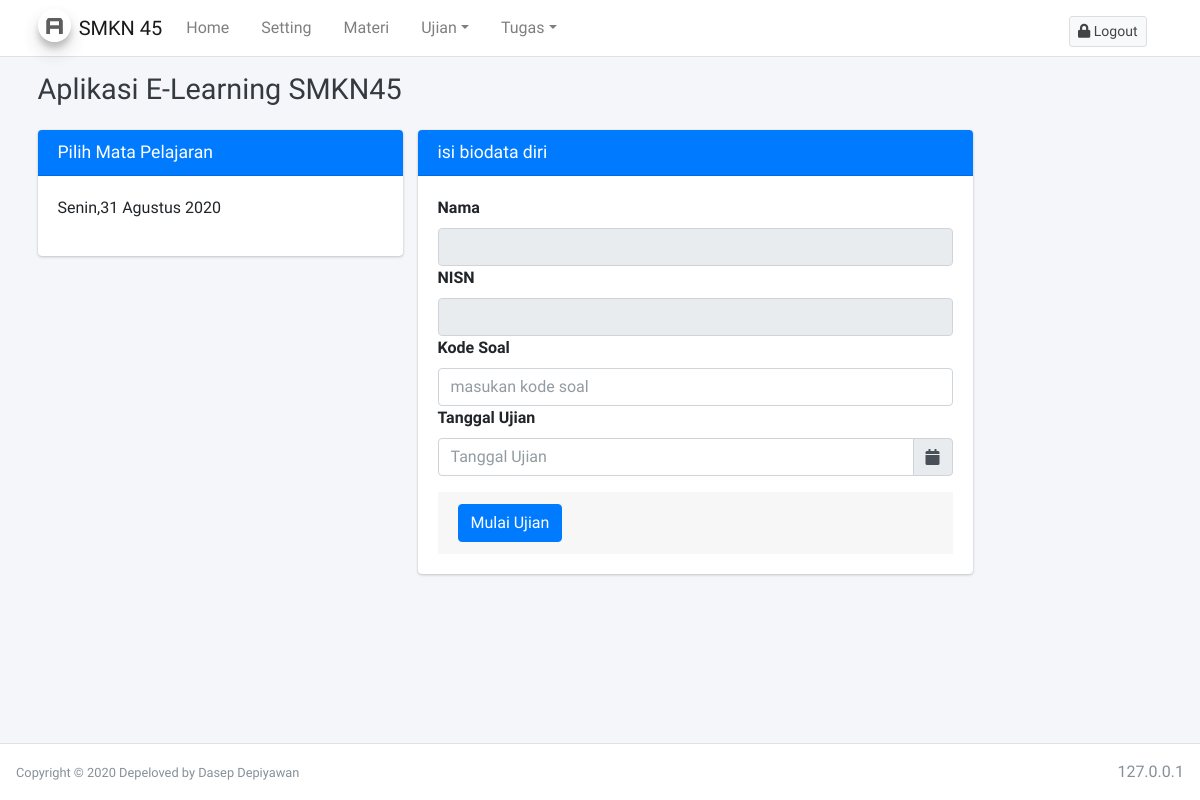
The page /index.php/ujian/form_ujian on the database as committed earlier.
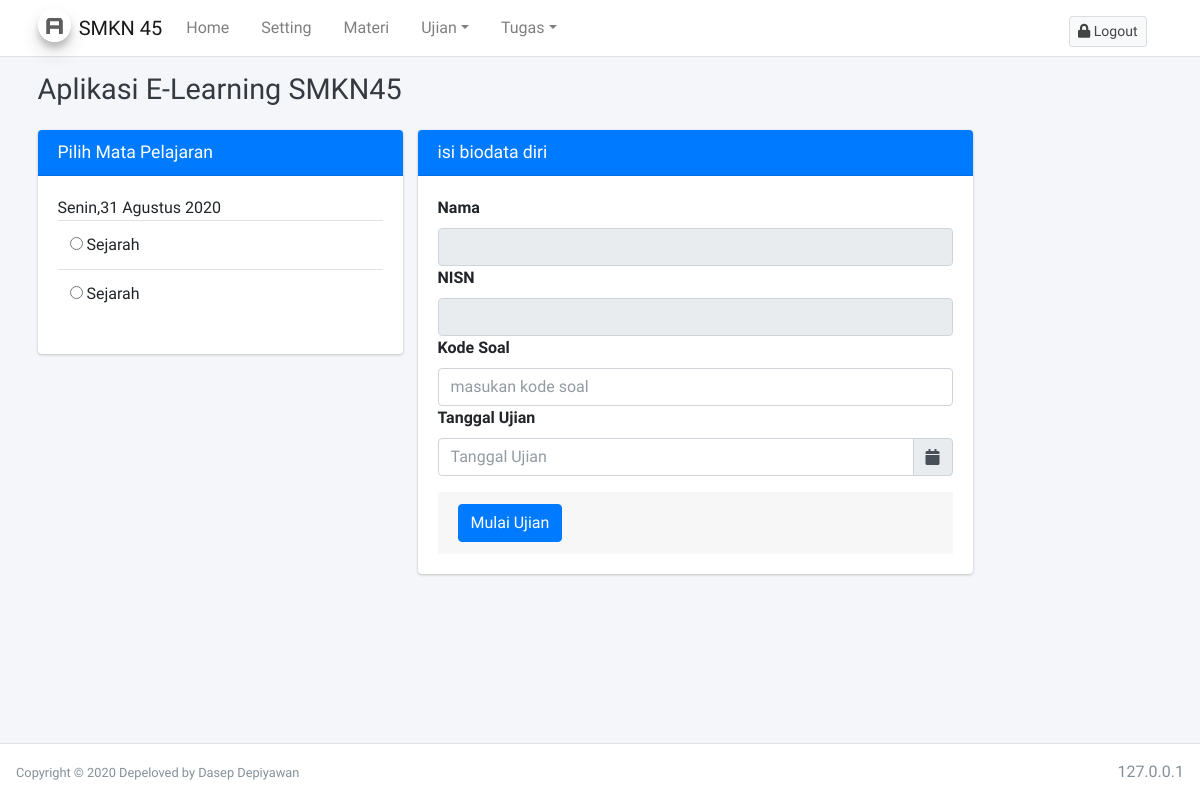
The same page on the database as committed later.
### tables this page shows
CREATE TABLE `jadwal_ujian` (
  `id` int(11) NOT NULL,
  `kode_soal` varchar(100) NOT NULL,
  `mata_pelajaran` varchar(255) DEFAULT NULL,
  `hari` date DEFAULT NULL,
  `jam` varchar(2) DEFAULT NULL
);

### application/libraries/Template.php (called while the page is built)
<?php
 class Template
 {
 	var $template_data = array();
 		function set($name , $value)
 		{
 			$this->template_data[$name] = $value ;
 		}
 		function load($template = '' , $view = '' , $view_data  = array() , $return = FALSE)
 		{
 			$this->CI =& get_instance();
 			$this->set('contents', $this->CI->load->view($view, $view_data , TRUE));
 			return $this->CI->load->view($template , $this->template_data, $return);
 		}
 }

### application/controllers/ujian/Form_ujian.php (called while the page is built, shortened)
<?php
 class Form_ujian extends CI_Controller
 {
 	public function index()
 	{
 		$where = array("hari" => date('Y-m-d'));
 		$data['jadwal'] = $this->m_soal->cek("jadwal_ujian",$where)->result();
 		$where2 = array(
 			'nisn' => $this->session->userdata("nisn")
 		);
 		$data['hari'] = $this->hari();
 		$data['profile'] = $this->m_siswa->getSiswa($where2,"siswa")->row();
 		$this->template->load("template/template_siswa","ujian/form_ujian",$data);
 	}
 	function hari()
 	{
 		$data =  date("D");
 		$data2 = date("m");
 			switch ($data) {
 				case 'Mon':
 					$hari	 = "Senin" ;
 					break;
 			}
 			switch ($data2) {
 				case '08':
 					$bulan = "Agustus" ;
 					break;
 			}
 			return $hari .",". date("d ") . $bulan . date(" Y")  ;
 	}
 }

### index.php (called while the page is built, shortened)
<?php
require_once BASEPATH.'core/CodeIgniter.php';

### application/models/M_soal.php (called while the page is built, shortened)
<?php
 class M_soal extends CI_Model
 {
 	public function cek($table,$where)
 	{
 		return $this->db->get_where($table,$where);
 	}
 }

### application/views/ujian/form_ujian.php (the view, shortened to what this page needs)
<div class="row">
          <div class="col-md-4">
            <div class="card card-primary">
              <div class="card-header">
                <h3 class="card-title">Pilih Mata Pelajaran</h3>
              </div>
              <form role="form" id="biodata" method="post" >
                <div class="card-body">
                  <div class="form-group">
                 <?php
                 echo $hari ;
                 ?>
                  <table class="table">
                  <?php foreach($jadwal as $jdwl) : ?>
                  <tr>
                  <td>
                    <input type="radio" id="matpel" value="<?= $jdwl->kode_soal ?>" name="matkul"> <?= $jdwl->mata_pelajaran ?>
                  </td>
                <?php endforeach; ?>
                </tr>
                  </table>
                  </div>
            </div>
          </div>
        </div>
         <div class="col-md-6">
            <div class="card card-primary">
              <div class="card-header">
                <h3 class="card-title">isi biodata diri</h3>
              </div>
                <div class="card-body">
                  <div class="form-group">
                    <label>Nama</label>
                    <input type="text" readonly="" name="name" value="<?= $profile->nama ?>" class="form-control">
                    <label>NISN</label>
                    <input type="text" readonly="" name="nisn" value="<?= $profile->nisn ?>" class="form-control">
                    <label>Kode Soal</label>
                    <input type="text" name="kode_soal" id="kode_soal" placeholder="masukan kode soal" class="form-control">
                    <label>Tanggal Ujian</label>
                    <div class="input-group date" id="reservationdate" data-target-input="nearest">
                        <input type="text" name="tanggal" placeholder="Tanggal Ujian" id="tanggal_ujian" class="form-control datetimepicker-input" data-target="#reservationdate"/>
                        <div class="input-group-append" data-target="#reservationdate" data-toggle="datetimepicker">
                            <div class="input-group-text"><i class="fa fa-calendar"></i></div>
                        </div>
                    </div>
                  </div>
                <div class="card-footer">
                  <button type="submit" class="btn btn-primary">Mulai Ujian</button>
                </div>
            </div>
          </div>
  </div>
  </div>
</div>

Rows that differ between the two databases and show on the page:
added jadwal_ujian: mata_pelajaran "Sejarah"
added jadwal_ujian: mata_pelajaran "Sejarah"
